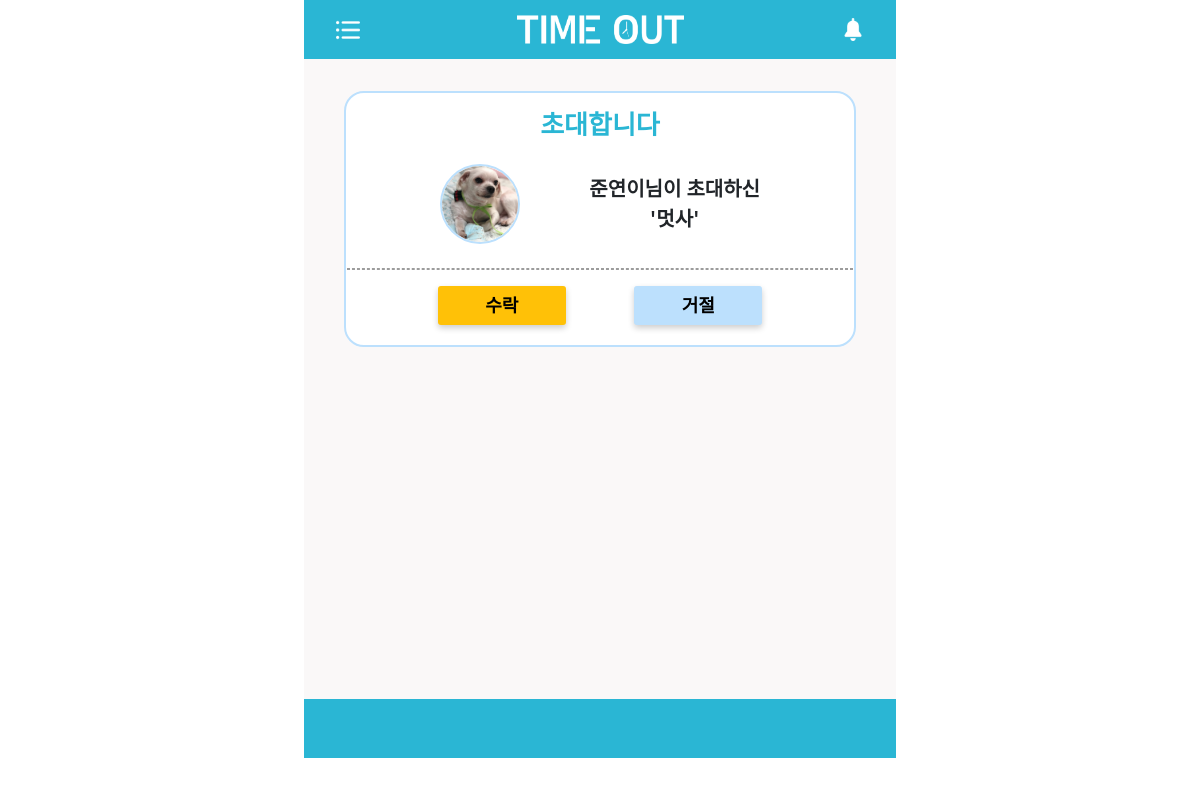
Page /check/ (signed in) on the earlier database version.
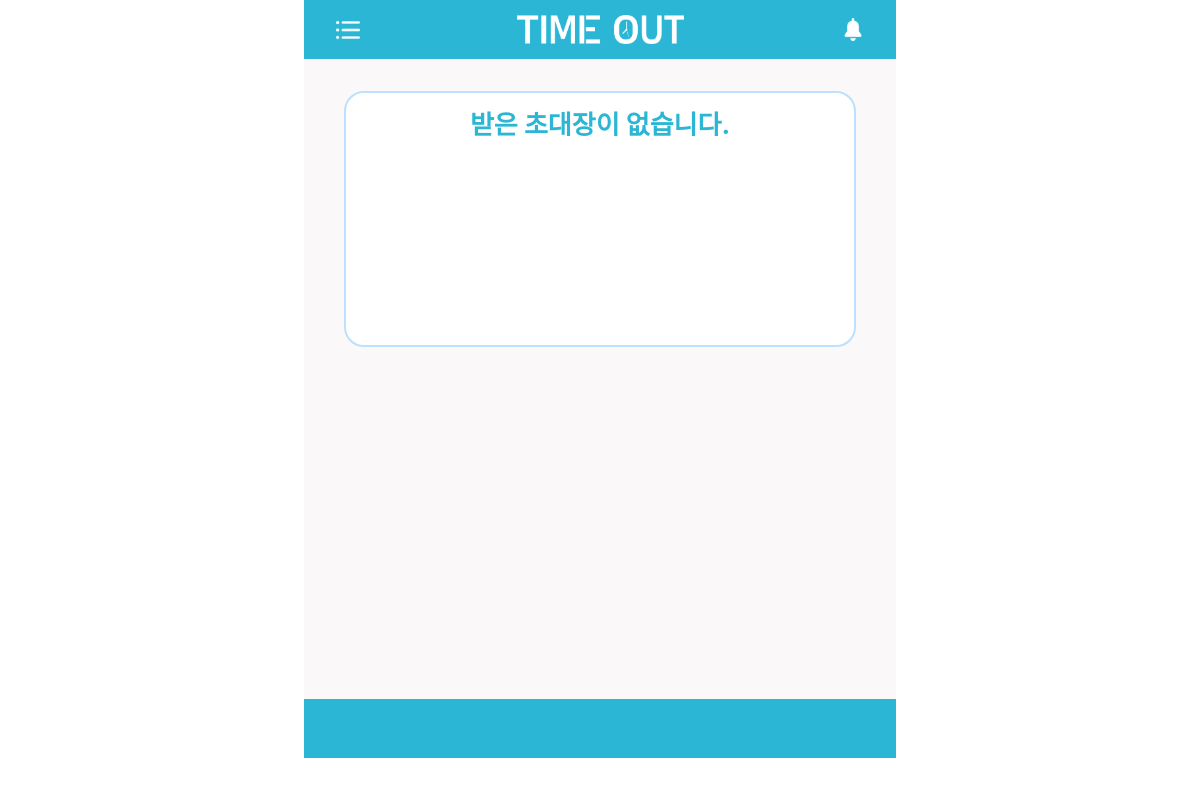
Same page on the later database version.
### mainapp/models.py (models this page shows, shortened)
class Invite(models.Model):
    title = models.CharField(max_length=100, null=True, blank=True)
    send = models.CharField(max_length=100)
    check = models.BooleanField(null=True, blank=True)
    receive = models.CharField(max_length=100)

### mainapp/views.py (the view)
# urls.py: path('check/', mainapp.views.check, name='check'),
def check(request):
    inv_list=[]
    invitations = Invite.objects.all()
    us = User_account.objects.get(name = request.user)
    for inv in invitations:
        if inv.receive == us.nickname:
            inv_list.append(inv)
    return render(request, 'check.html', {'inv_list':inv_list})

### mainapp/templates/check.html (shortened to what this page needs)
<!DOCTYPE html>
<html lang="en">
<head>
    <link href="../static/css/check.css" rel="stylesheet">
    <link rel="stylesheet" href="https://stackpath.bootstrapcdn.com/bootstrap/4.3.1/css/bootstrap.min.css"
>
</head>
<body>
    <div class="head-bar">
        <img id="icon1" src="../static/img/list.png" alt="">
        <img id="logo" src="../static/img/로고화이트.png" alt="">
        <img id="icon2" src="../static/img/bell.png" alt="">
    </div>
    {% if not inv_list %}
    <div class="middle">
        <div class="card">
            <h1 id="title">받은 초대장이 없습니다.</h1>
        </div>
    </div>
    {% else %}
    {% for inv in inv_list %}
    <div class="middle">
        <div class="card">
            <h1 id="title">초대합니다</h1>
            <div class="info">
                <img id="simg" src="../static/img/계정이미지.jpg" alt="">
                <p id="content">{{inv.send}}님이 초대하신<br>'{{inv.title}}'</p>
            </div>
            <hr class="line">
            <div class="button">
                <a href='{% url "yes" inv.id %}'><button id="accept"><span style="font-size: 18px; font-weight:bold; color:black;">수락</span></button></a>
                <a href='{% url "no" %}'><button id="reject"><span style="font-size: 18px; font-weight:bold; color:black;">거절</span></button></a>
            </div>
        </div>
    </div>
    {% endfor %}
    {% endif %}
    <div class="foot-bar">
    </div>
</body>
</html>

Differences in the rows shown:
removed Invite: send "준연이", title "멋사"
Other differences:
text now shown: "받은 초대장이 없습니다."
